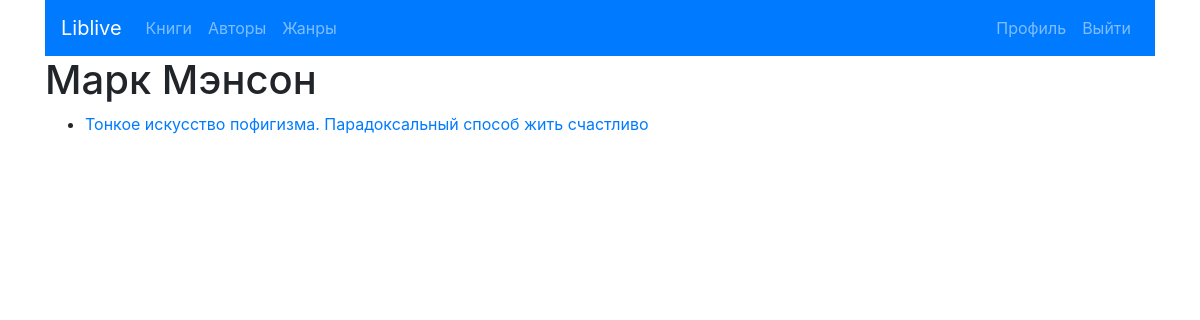
The app's page /author/1/ (signed in) with its own data.
### liv/models.py (models this page shows, shortened)
class Author(models.Model):
    name = models.CharField(max_length=200)

class BookFromLivelib(models.Model):
    link = models.CharField(max_length=200)
    title = models.CharField(max_length=200)
    author = models.ForeignKey(Author, on_delete=models.CASCADE)
    tags = models.ManyToManyField(Genre)
    cover = models.CharField(max_length=200)
    rating = models.FloatField()
    description = models.TextField()
    user = models.ForeignKey(User, on_delete=models.CASCADE)
    linkkey = models.CharField(max_length=200)
    def __str__(self):
        return self.title

### liv/views.py (the view)
# urls.py: path('author/<int:pk>/', views.AuthorDetailView.as_view(), name='author-detail'),
class AuthorDetailView(LoginRequiredMixin, generic.DetailView):
    model = Author
    template_name = 'liv/author_detail.html'

### liv/templates/liv/author_detail.html
{% extends "liv/base.html" %}
{% block content %}
<h1>{{ author.name }}</h1>
<ul>
    {% for book in author.bookfromlivelib_set.all %}
        {% if book.user == user %}
            <li><a href="{% url 'liv:book-detail' book.id %}">{{ book }}</a></li>
        {% endif %}
    {% endfor %}
</ul>
{% endblock %}

### records on screen
Author: name "Марк Мэнсон"
BookFromLivelib: title "Тонкое искусство пофигизма. Парадоксальный способ жить счастливо"
